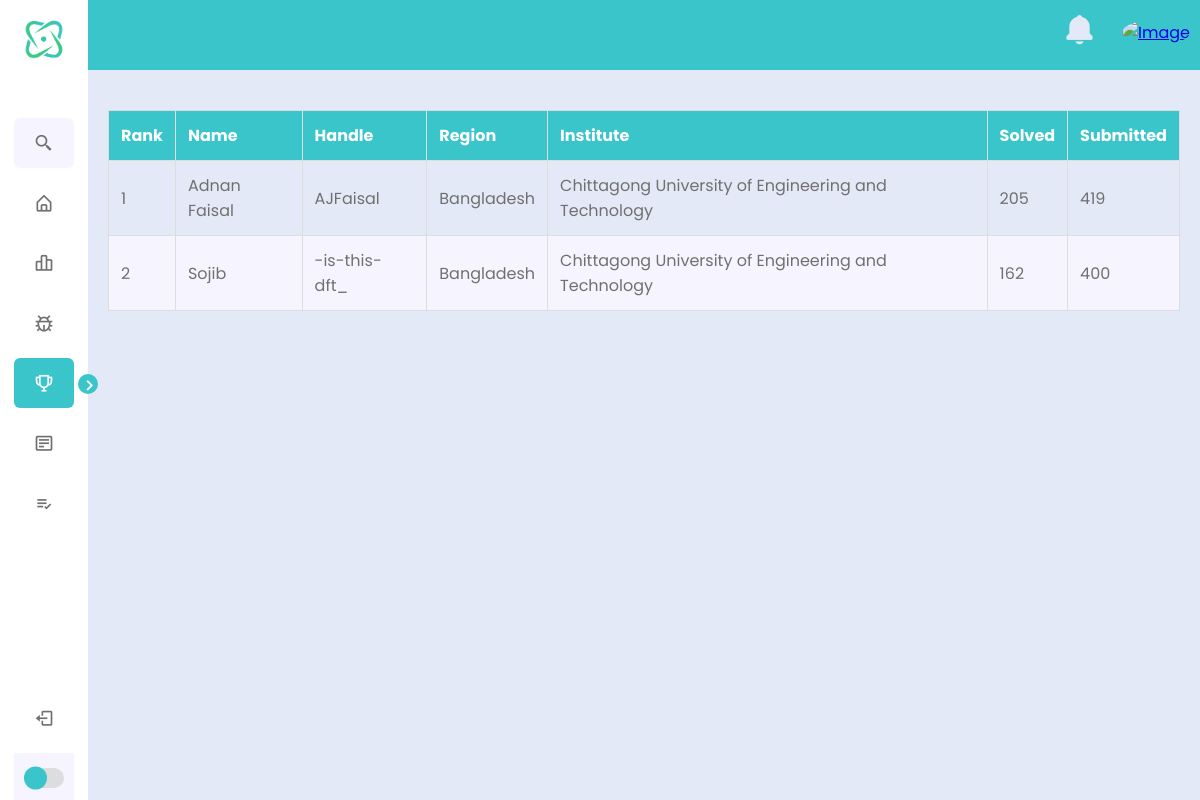
Page /Leaderboard/leaderboardPage.php on the earlier database version.
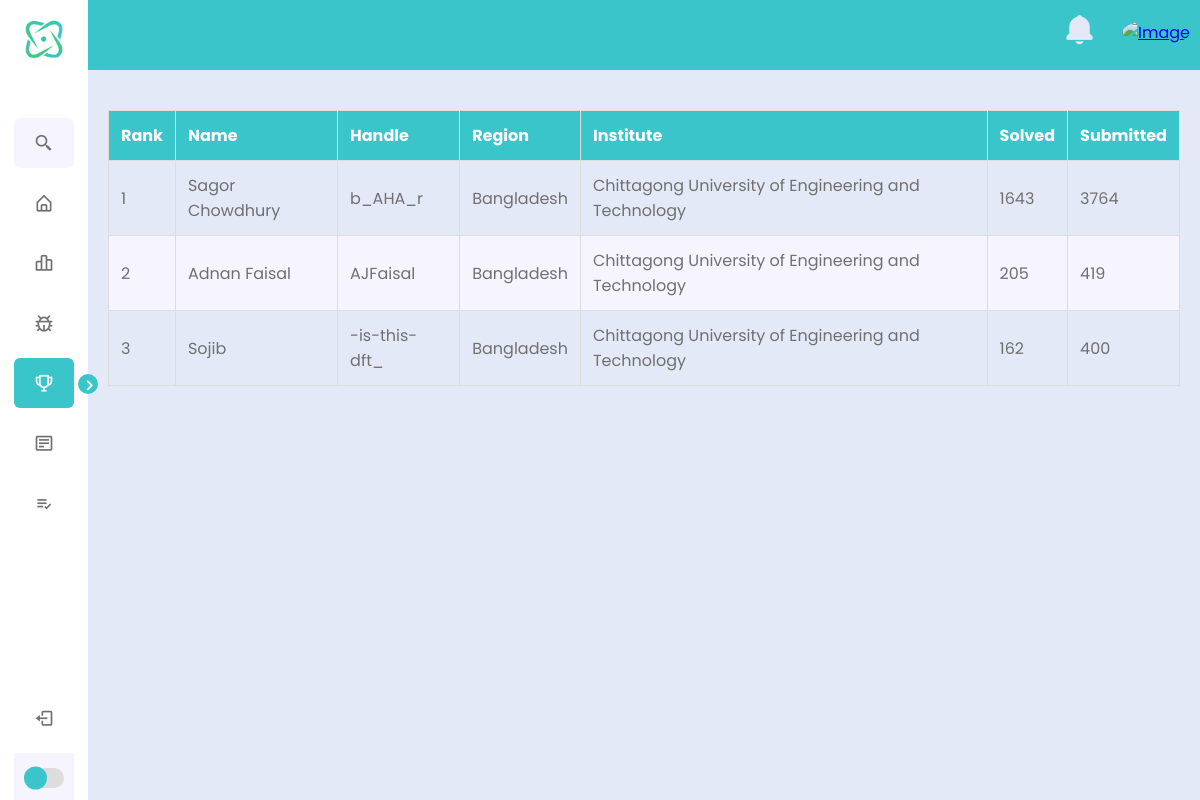
Same page on the later database version.
### tables this page shows
CREATE TABLE `registered_people` (
  `Email` varchar(100) NOT NULL,
  `Password` varchar(250) NOT NULL,
  `Name` varchar(100) NOT NULL,
  `codeforces_handle` varchar(100) NOT NULL,
  `codeforces_current_rating` int(15) DEFAULT NULL,
  `codeforces_max_rating` int(15) DEFAULT NULL,
  `codeforces_titlephoto` varchar(100) DEFAULT NULL,
  `codeforces_current_rank` varchar(50) DEFAULT NULL,
  `codeforces_max_rank` varchar(50) DEFAULT NULL,
  `Country` varchar(30) NOT NULL,
  `Institute` varchar(100) NOT NULL,
  `Solved` int(20) NOT NULL,
  `Submission` int(20) NOT NULL,
  `Image` varchar(250) NOT NULL
);

### Leaderboard/leaderboardPage.php (the view, shortened to what this page needs)
<!DOCTYPE html>
<html lang="en">
<head>
    <link rel="stylesheet" href="styles.css">
    <link href='https://unpkg.com/boxicons@2.1.4/css/boxicons.min.css' rel='stylesheet'>
</head>
<body>
    <nav class="sidebar close">
        <header>
            <div class="image-text">
                <span class="image">
                    <img src="logo.png" alt="logo">
                </span>
            </div>
        </header>
        <div class="menu-bar">
            <div class="menu">
                <i class='bx bx-chevron-right toggle'></i>
                <li class="search-box">
                <i class='bx bx-search-alt-2 icon'></i>
                </li>
                <ul class="menu-links">
                    <li class="nav-link">
                        <a href="../dashboard/dashboard.php" id="Dashboard">
                            <i class='bx bx-home-alt icon'></i>
                        </a>
                    </li>
                    <li class="nav-link">
                        <a href="../CodeForcesProfile/CodeForces profile.php" id="CodeForces Profile">
                            <i class='bx bx-bar-chart-alt-2 icon'></i>
                        </a>
                    </li>
                    <li class="nav-link">
                        <a href="#" id="Problems">
                            <i class='bx bx-bug icon'></i>
                        </a>
                    </li>
                    <li class="nav-link">
                        <a href="../Leaderboard/leaderboardPage.php" id="LeaderBoard">
                            <i class='bx bx-trophy icon'></i>
                        </a>
                    </li>
                    <li class="nav-link">
                        <a href="../IUPC details/IUPC.php" id="IUPC Details">
                            <i class='bx bx-detail icon'></i>
                        </a>
                    </li>
                    <li class="nav-link">
                        <a href="#" id="ToDo List">
                            <i class='bx bx-list-check icon'></i>
                        </a>
                    </li>
                </ul>
            </div>
            <div class="bottom-content">
                <li class="nav-link">
                    <a href="../landingpage/landingpage.php" id="Logout">
                        <i class='bx bx-log-out icon'></i>
                    </a>
                </li>
                <li class="mode">
                    <div class="toggle-switch">
                        <span class="switch"></span>
                    </div>
                </li>
            </div>
        </div>
    </nav>
    <section class="home">
        <div class="nav-bar">
            <ul class="dp-bell">
                <a href="#">
                    <li class="bell">
                        <i class='bx bxs-bell icon'></i>
                    </li>
                </a>
                <li class="dp">
                    <a href="#" id="profileLink">
                        <img id="userImage" alt="Image" />
                    </a>
                </li>
            </ul>
        </div>
        <div class="container">
            <table class="table table-striped">
                <thead>
                    <tr>
                        <th>Rank</th>
                        <th>Name</th>
                        <th>Handle</th>
                        <th>Region</th>
                        <th>Institute</th>
                        <th>Solved</th>
                        <th>Submitted</th>
                    </tr>
                </thead>
                <tbody>
                    <?php
                    $conn = new mysqli("localhost", "root", "", "ip project");
                    $sql = "SELECT * FROM registered_people ORDER BY Solved DESC,Submission DESC";
                    $result = $conn->query($sql);
                    if ($result->num_rows > 0) {
                        $i = 1;
                        while ($row = $result->fetch_assoc()) {
                            echo "<tr>
                                    <td>{$i}</td>
                                    <td>{$row['Name']}</td>
                                    <td>{$row['codeforces_handle']}</td>
                                    <td>{$row['Country']}</td>
                                    <td>{$row['Institute']}</td>
                                    <td>{$row['Solved']}</td>
                                    <td>{$row['Submission']}</td>
                                </tr>";
                            $i++;
                        }
                    } else {
                        echo "<tr><td colspan='7'>No data found</td></tr>";
                    }
                    ?>
                </tbody>
            </table>
        </div>
    </section>
</body>
</html>

### Leaderboard/styles.css (style rules this page uses)
* { font-family: "Poppins", sans-serif; margin: 0; padding: 0; box-sizing: border-box; }
:root { --body-color: #E4E9f7; --sidebar-color: #FFF; --primary-color: #39C5CA; --primary-color-light: #F6F5FF; --toggle-color: #DDD; --text-color: #707070; --text-color-dark: #000000; --bell-color: #39C5CA; --tran-02: all 0.2s ease; --tran-03: all 0.3s ease; --tran-04: all 0.4s ease; --tran-05: all 0.5s ease; }
body { height: 100vh; background-color: var(--body-color); }
.sidebar .image { display: flex; min-width: 60px; align-items: center; }
.sidebar { position: fixed; top: 0; left: 0; padding: 10px 14px; height: 100%; width: 250px; background: var(--sidebar-color); transition: var(--tran-03); z-index: 100; }
.sidebar.close { width: 88px; background: var(--sidebar-color); transition: var(--tran-03); }
.sidebar .image { display: flex; min-width: 60px; align-items: center; justify-content: center; }
.sidebar li { height: 50px; margin-top: 10px; list-style: none; display: flex; align-items: center; }
.sidebar li .icon { display: flex; align-items: center; justify-content: center; font-size: 20px; min-width: 60px; }
.sidebar li .text, .sidebar li .icon { color: var(--text-color); transition: var(--tran-02); }
.sidebar header { position: relative; }
.sidebar .image-text img { width: 40px; border-radius: 6px; }
.sidebar header .image-text { display: flex; align-items: center; }
.toggle { position: absolute; top: 48%; right: -10px; transform: translateY(-50%) rotate(180deg); height: 20px; width: 20px; background-color: var(--primary-color); display: flex; align-items: center; justify-content: center; border-radius: 50%; color: var(--sidebar-color); font-size: 22px; transition: var(--tran-03); }
.sidebar.close .toggle { transform: translateY(-50%); }
.sidebar .menu { margin-top: 35px; }
.sidebar .search-box { background: var(--primary-color-light); border-radius: 6px; transition: var(--tran-03); }
.sidebar li a { height: 100%; width: 100%; display: flex; align-items: center; text-decoration: none; border-radius: 6px; transition: var(--tran-04); }
.sidebar .glow { background: var(--primary-color); color: var(--sidebar-color); }
.sidebar .glow .icon, .sidebar .glow .text { color: var(--sidebar-color); }
.sidebar .menu-bar { height: calc(100% - 50px); display: flex; flex-direction: column; justify-content: space-between; }
.menu-bar .mode { position: relative; background: var(--primary-color-light); transition: var(--tran-03); }
.menu-bar .mode .toggle-switch { display: flex; position: absolute; right: 0; align-items: center; justify-content: center; height: 100%; min-width: 60px; }
.toggle-switch .switch { cursor: pointer; border-radius: 6px; position: relative; height: 20px; width: 40px; border-radius: 25px; background-color: var(--toggle-color); }
.switch::before { content: ''; position: absolute; height: 23px; width: 23px; border-radius: 50%; top: 50%; left: 0px; transform: translateY(-50%); background: var(--primary-color); transition: var(--tran-03); }
.home { position: relative; overflow-y: auto; display: flex; flex-direction: column; height: 100vh; left: 250px; width: calc(100% - 250px); background: var(--body-color); transition: var(--tran-03); }
.sidebar.close~.home { left: 88px; width: calc(100% - 88px); }
.nav-bar { height: 70px; width: 100%; background: var(--primary-color); }
.dp-bell { display: flex; justify-content: right; align-items: center; margin-top: 6px; margin-right: 10px; list-style: none; }
.bell { font-size: 35px; color: var(--body-color); margin-right: 25px; transition: var(--tran-03); }
.dp-bell .dp img { height: 60px; width: 60px; border-radius: 50%; }
.container { padding: 20px; }
table { width: 100%; border-collapse: collapse; margin-top: 20px; }
table, th, td { border: 1px solid #ddd; }
th, td { padding: 12px; text-align: left; }
th { background-color: var(--primary-color); color: white; transition: var(--tran-03); }
tr:nth-child(even) { background-color: var(--primary-color-light); transition: var(--tran-03); }
tr { color: var(--text-color); transition: var(--tran-03); }

Differences in the rows shown:
added registered_people: Name "Sagor Chowdhury", codeforces_handle "b_AHA_r", Country "Bangladesh", Institute "Chittagong University of Engineering and Technology", Solved "1643", Submission "3764"
